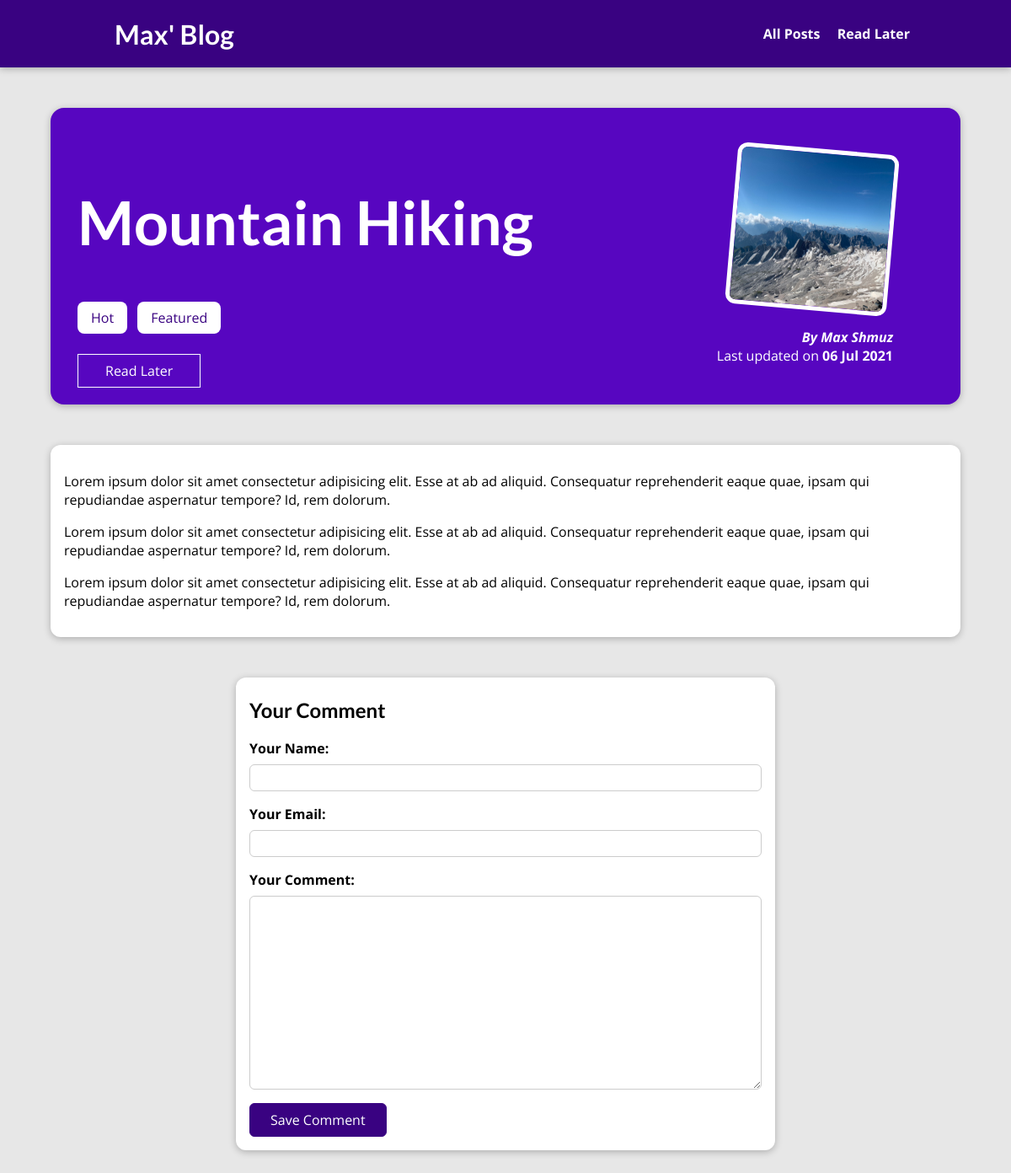
The page /posts/hike-in-the-mountains on the database its author committed.
### blog/models.py (models this page shows, shortened)
class Post(models.Model):
    title = models.CharField(max_length=150)
    excerpt = models.CharField(max_length=200)
    image = models.ImageField(upload_to='posts', null=True)
    date = models.DateField(auto_now=True)
    slug = models.SlugField(unique=True, db_index=True)
    content = models.TextField(validators=[MinLengthValidator(10)])
    author = models.ForeignKey(
        Author, on_delete=models.SET_NULL, null=True, related_name='posts')
    tags = models.ManyToManyField(Tag)

class Tag(models.Model):
    caption = models.CharField(max_length=20)

class Author(models.Model):
    first_name = models.CharField(max_length=100)
    last_name = models.CharField(max_length=100)
    email_address = models.EmailField()
    def full_name(self):
        return f"{self.first_name} {self.last_name}"
    def __str__(self):
        return self.full_name()

### blog/views.py (the view, shortened to what this page needs)
# urls.py: path('posts/<slug:slug>', SinglePostView.as_view(), name='post_detail_page'),
class SinglePostView(View):
    def is_stored_post(self, request, post_id):
        stored_posts = request.session.get("stored_posts")
        if stored_posts is not None:
            is_saved_for_later = post_id in stored_posts
        else:
            is_saved_for_later = False
        return is_saved_for_later
    def get(self, request, slug):
        post = Post.objects.get(slug=slug)
        context = {
            "post": post,
            "post_tags": post.tags.all(),
            "comment_form": CommentForm(),
            "comments": post.comments.all().order_by("-id"),
            "saved_for_later": self.is_stored_post(request, post.id)
        }
        return render(request, "blog/post-detail.html", context)

### blog/forms.py
class CommentForm(forms.ModelForm):
    class Meta:
        model = Comment
        exclude = ["post"]
        labels = {
            "user_name": "Your Name",
            "user_email": "Your Email",
            "text": "Your Comment"
        }

### blog/templates/blog/post-detail.html (shortened to what this page needs)
{% extends 'base.html' %}
{% load static %}
{% block css_files %}
  <link rel="stylesheet" href="{% static 'blog/post-detail.css' %}">
{% endblock  %}
{% block content %}
<section id="summary">
  <h2>{{post.title}}</h2>
  <div>
    {% for tag in post_tags %}
      <span class='tag'>{{ tag.caption }}</span>
    {% endfor %}
  </div>
  <div id="read-later">
  <form action="{% url 'read_later' %}" method="POST">
    <button>
      {% if saved_for_later %}
        Remove from "Read Later" List
      {% else %}
        Read Later
      {% endif %}
    </button>
  </form>
  </div>
  <article>
    <img src="{{ post.image.url }}" alt="{{post.title}}">
    <address>By <a href="mailto:{{ post.author.email_address }}">{{post.author|title}}</a></address>
    <div>
      Last updated on <time>{{ post.date|date:"d M Y" }}</time>
    </div>
  </article>
</section>
<main>
  {{post.content|linebreaks}}
</main>
<section id="comment-form">
  <h2>Your Comment</h2>
  <form action="{% url 'post_detail_page' post.slug %}" method="POST">
    {% for form_field in comment_form %}
      <div class="form-control {% if form_field.errors %}invalid{% endif %}">
        {{form_field.label_tag}}
        {{form_field}}
      </div>
    {% endfor %}
    <button>Save Comment</button>
  </form>
</section>
{% endblock %}

### static/app.css (style rules this page uses)
* { box-sizing: border-box; }
html { font-family: "Open Sans", "Lato", sans-serif; }
body { margin: 0; }
h1, h2, h3 { font-family: "Lato", sans-serif; font-weight: bold; }

### blog/static/blog/post-detail.css (style rules this page uses)
body { background-color: #e7e7e7; }
#summary { margin: 8rem auto 3rem auto; padding: 2rem; width: 90%; max-width: 90rem; border-radius: 16px; background-color: #5706c0; position: relative; box-shadow: 0 2px 8px rgba(0, 0, 0, 0.25); height: 22rem; }
#summary h2 { color: white; font-size: 4.5rem; }
#summary article { position: absolute; top: 2rem; right: 3rem; padding: 1rem 2rem; border-radius: 12px; text-align: right; color: white; }
#summary article img { width: 12rem; height: 12rem; border-radius: 12px; transform: rotateZ(5deg); border: 5px solid white; margin-bottom: 1rem; }
#summary address { font-weight: bold; }
#summary a { color: white; text-decoration: none; }
#summary time { font-weight: bold; }
#read-later { margin: 2rem 0; }
#read-later button { background-color: transparent; border: 1px solid white; padding: 0.5rem 2rem; font: inherit; color: white; cursor: pointer; }
main { width: 90%; max-width: 90rem; margin: 3rem auto; background-color: white; padding: 1rem; border-radius: 12px; box-shadow: 0 2px 8px rgba(0, 0, 0, 0.25); }
.tag { background-color: white; color: #390281; padding: 0.5rem 1rem; border-radius: 8px; margin-right: 0.5rem; }
#comment-form { margin: 3rem auto; width: 90%; max-width: 40rem; border-radius: 12px; background-color: white; box-shadow: 0 2px 8px rgba(0, 0, 0, 0.25); padding: 1rem; }
#comment-form > h2 { margin-top: 0.5rem; }
#comment-form button { font: inherit; background-color: #390281; color: white; border: 1px solid #390281; padding: 0.5rem 1.5rem; border-radius: 6px; cursor: pointer; }
.form-control { margin-bottom: 1rem; }
.form-control label { font-weight: bold; margin-bottom: 0.5rem; display: block; }
.form-control input, .form-control textarea { display: block; width: 100%; font: inherit; padding: 0.25rem; border-radius: 6px; border: 1px solid #ccc; }

### rows shown on the page
Post: title "Mountain Hiking", image (picture), author "Max Shmuz", date "06 Jul 2021", content "Lorem ipsum dolor sit amet consectetur adipisicing elit. Esse at ab ad aliquid. Consequatur reprehenderit eaque quae, ipsam qui repudiandae aspernatur tempore? Id, rem dolorum. Lorem ipsum dolor sit amet consectetur adipisicing elit. Esse at ab ad aliquid. Consequatur reprehenderit eaque quae, ipsam qui repudiandae aspernatur tempore? Id, rem dolorum. Lorem ipsum dolor sit amet consectetur adipisicing elit. Esse at ab ad aliquid. Consequatur reprehenderit eaque quae, ipsam qui repudiandae aspernatur tempore? Id, rem dolorum."
Tag: caption "Hot"
Tag: caption "Featured"
